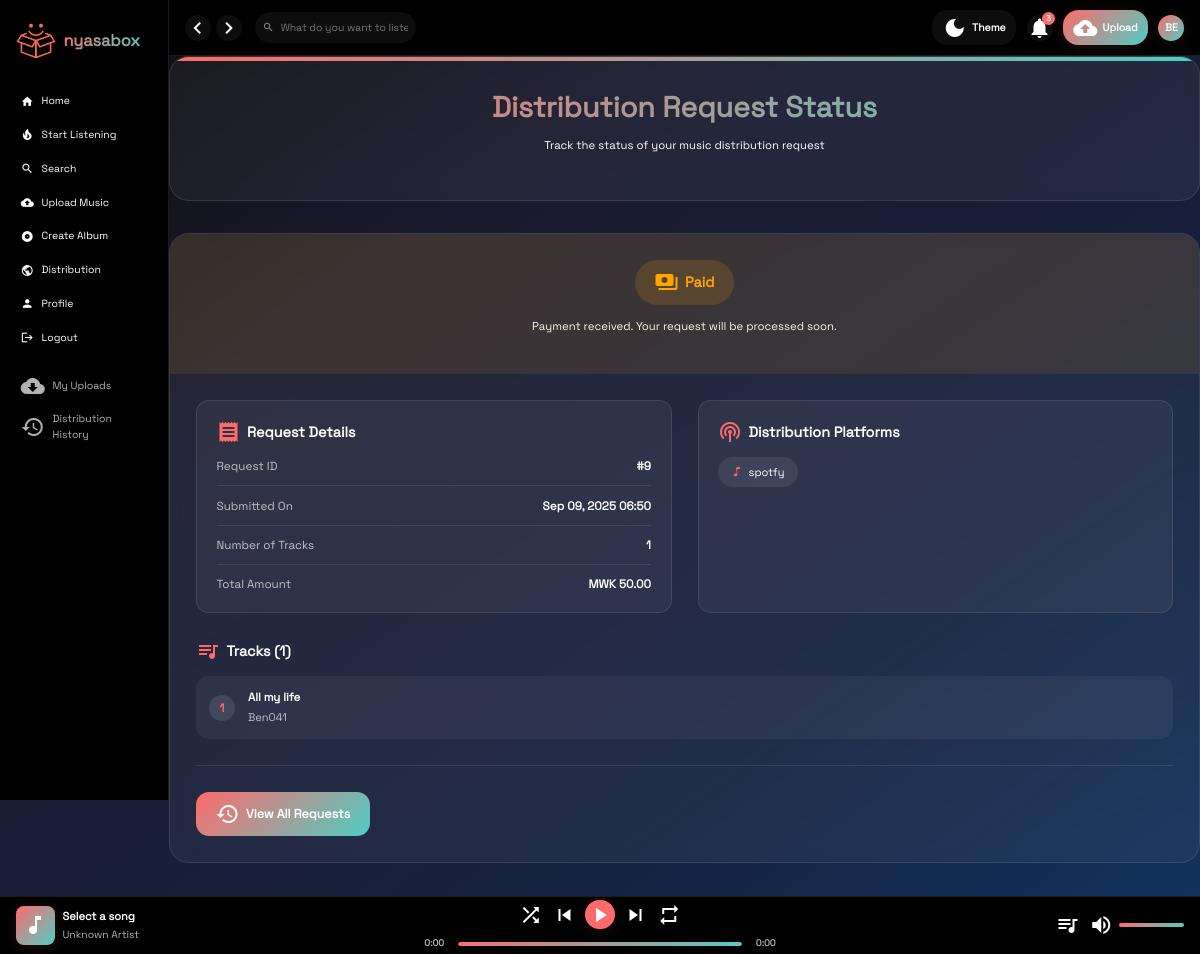
/status/9/ (signed in), run on the app's committed database.
### core/models.py (models this page shows, shortened)
class DistributionRequest(models.Model):
    STATUS_CHOICES = (
        ('pending', 'Pending Payment'),
        ('paid', 'Paid'),
        ('processing', 'Processing'),
        ('distributed', 'Distributed'),
        ('rejected', 'Rejected'),
        ('cancelled', 'Cancelled'),
    )
    artist = models.ForeignKey(User, on_delete=models.CASCADE, related_name='distribution_requests')
    tracks = models.ManyToManyField(Track, related_name='distribution_requests')
    platforms = models.ManyToManyField(DistributionPlatform, related_name='distribution_requests')
    requested_at = models.DateTimeField(auto_now_add=True)
    status = models.CharField(max_length=20, choices=STATUS_CHOICES, default='pending')
    total_amount = models.DecimalField(max_digits=10, decimal_places=2, default=0.00)
    payment_reference = models.CharField(max_length=100, blank=True)
    payment_date = models.DateTimeField(null=True, blank=True)
    distributed_date = models.DateTimeField(null=True, blank=True)
    class Meta:
        indexes = [
            models.Index(fields=['artist'], name='idx_distribution_artist'),
            models.Index(fields=['requested_at'], name='idx_distribution_requested_at'),
            models.Index(fields=['status'], name='idx_distribution_status'),
        ]

class DistributionPlatform(models.Model):
    name = models.CharField(max_length=100)
    logo = models.ImageField(upload_to='platform_logos/', blank=True, null=True)
    description = models.TextField(blank=True)
    ref_id = models.CharField(max_length=50, blank=True)  # Add ref_id for PayChangu integration
    is_active = models.BooleanField(default=True)
    class Meta:
        indexes = [
            models.Index(fields=['name'], name='idx_platform_name'),
        ]

class Track(models.Model):
    title = models.CharField(max_length=200)
    slug = models.SlugField(unique=True, max_length=200)
    album = models.ForeignKey(Album, on_delete=models.CASCADE, related_name='tracks', null=True, blank=True)
    artist = models.CharField(max_length=200)
    genre = models.CharField(max_length=20, choices=GENRE_CHOICES, blank=True)
    audio_file = models.FileField(upload_to='tracks/')
    cover_art = models.ImageField(upload_to='track_covers/')
    duration = models.DurationField(blank=True, null=True)
    track_number = models.PositiveIntegerField(null=True, blank=True)
    uploader = models.ForeignKey(User, on_delete=models.CASCADE)
    created_at = models.DateTimeField(auto_now_add=True)
    updated_at = models.DateTimeField(auto_now=True)
    downloads = models.PositiveIntegerField(default=0)
    likes = models.ManyToManyField(User, related_name='liked_tracks', blank=True)
    class Meta:
        indexes = [
            models.Index(fields=['slug'], name='idx_track_slug'),
            models.Index(fields=['created_at'], name='idx_track_created_at'),
            models.Index(fields=['uploader'], name='idx_track_uploader'),
            models.Index(fields=['downloads'], name='idx_track_downloads'),
        ]

### core/views.py (the view)
# urls.py: path('status/<int:request_id>/', views.distribution_status, name='distribution_status'),
@login_required
def distribution_status(request, request_id):
    distribution_request = get_object_or_404(DistributionRequest, id=request_id, artist=request.user)
    return render(request, 'distribution/status.html', {'distribution_request': distribution_request})

### core/templates/distribution/status.html (shortened to what this page needs)
{% extends 'base.html' %}
{% load static %}
{% block content %}
<div class="status-container">
    <div class="status-header">
        <h1 class="status-title">Distribution Request Status</h1>
        <p class="status-subtitle">Track the status of your music distribution request</p>
    </div>
    <div class="status-card">
        <div class="status-banner status-{{ distribution_request.status }}">
            <div class="status-badge status-{{ distribution_request.status }}">
                <span class="material-icons">
                </span>
                {{ distribution_request.get_status_display }}
            </div>
            <p class="status-message">
                {% if distribution_request.status == 'distributed' %}
                    Your music is now live on all selected platforms!
                {% elif distribution_request.status == 'processing' %}
                    Your request is being processed. This usually takes 3-5 business days.
                {% elif distribution_request.status == 'paid' %}
                    Payment received. Your request will be processed soon.
                {% elif distribution_request.status == 'rejected' %}
                    Your request was rejected. Please check the requirements and try again.
                {% else %}
                    Awaiting payment to process your distribution request.
                {% endif %}
            </p>
        </div>
        <div class="status-details">
            <div class="details-grid">
                <div class="detail-section">
                    <h3 class="detail-title">
                        <span class="material-icons">receipt</span>
                        Request Details
                    </h3>
                    <ul class="detail-list">
                        <li class="detail-item">
                            <span class="detail-label">Request ID</span>
                            <span class="detail-value">#{{ distribution_request.id }}</span>
                        </li>
                        <li class="detail-item">
                            <span class="detail-label">Submitted On</span>
                            <span class="detail-value">{{ distribution_request.requested_at|date:"M d, Y H:i" }}</span>
                        </li>
                        <li class="detail-item">
                            <span class="detail-label">Number of Tracks</span>
                            <span class="detail-value">{{ distribution_request.tracks.count }}</span>
                        </li>
                        <li class="detail-item">
                            <span class="detail-label">Total Amount</span>
                            <span class="detail-value">MWK {{ distribution_request.total_amount|floatformat:2 }}</span>
                        </li>
                    </ul>
                </div>
                <div class="detail-section">
                    <h3 class="detail-title">
                        <span class="material-icons">podcasts</span>
                        Distribution Platforms
                    </h3>
                    <div class="platform-badges">
                        {% for platform in distribution_request.platforms.all %}
                        <span class="platform-badge">
                            <i class="bi bi-music-note"></i>
                            {{ platform.name }}
                        </span>
                        {% endfor %}
                    </div>
                </div>
            </div>
            <div class="tracks-list">
                <h3 class="detail-title">
                    <span class="material-icons">queue_music</span>
                    Tracks ({{ distribution_request.tracks.count }})
                </h3>
                {% for track in distribution_request.tracks.all %}
                <div class="track-item">
                    <div class="track-number">{{ forloop.counter }}</div>
                    <div class="track-info">
                        <div class="track-title">{{ track.title }}</div>
                        <div class="track-artist">{{ track.artist }}</div>
                    </div>
                </div>
                {% endfor %}
            </div>
            <div class="status-actions">
                <a href="{% url 'distribution_history' %}" class="action-btn btn-primary">
                    <span class="material-icons">history</span>
                    View All Requests
                </a>
            </div>
        </div>
    </div>
</div>
{% endblock %}

### core/templates/base.html (shortened to what this page needs)
{% load static %}
<!DOCTYPE html>
<html lang="en">
<head>
    <link href="https://cdn.jsdelivr.net/npm/bootstrap-icons@1.10.0/font/bootstrap-icons.css" rel="stylesheet">
    <link href="https://cdn.jsdelivr.net/npm/bootstrap@5.3.0/dist/css/bootstrap.min.css" rel="stylesheet">
    <link href="https://cdn.jsdelivr.net/npm/bootstrap-icons@1.10.0/font/bootstrap-icons.css" rel="stylesheet">
</head>
<body>
    <div class="app">
        <div class="sidebar" id="sidebar">
            <div class="logo">
                <img src="{% static 'log.png' %}" style="width:40px" alt="NyasaBox">
                <div class="logo-text">nyasabox</div>
            </div>
            <div class="nav-section">
                <div class="nav-item {% if request.path == '/' %}active{% endif %}">
                    <span class="material-icons">home</span>
                    <a href="{% url 'website' %}">Home</a>
                </div>
                  <div class="nav-item {% if request.path == '/' %}active{% endif %}">
                    <span class="material-icons">local_fire_department</span>
                    <a href="{% url 'index' %}">Start Listening</a>
                </div>
                <div class="nav-item">
                    <span class="material-icons">search</span>
                    <a href="{% url 'search' %}">Search</a>
                </div>
                {% if user.is_authenticated %}
                {% if user.profile.is_artist and user.profile.artist_status == 'verified' %}
                <div class="nav-item">
                    <span class="material-icons">cloud_upload</span>
                    <a href="{% url 'upload' %}">Upload Music</a>
                </div>
                <div class="nav-item">
                    <span class="material-icons">album</span>
                    <a href="{% url 'upload' %}">Create Album</a>
                </div>
                <div class="nav-item">
                    <span class="material-icons">public</span>
                    <a href="{% url 'distribution_request' %}">Distribution</a>
                </div>
                {% else %}
                <div class="nav-item">
                    <span class="material-icons">star</span>
                    <a href="{% url 'become_artist' %}">Become an Artist</a>
                </div>
                {% endif %}
                <div class="nav-item">
                    <span class="material-icons">person</span>
                    <a href="{% url 'profile' %}">Profile</a>
                </div>
                <div class="nav-item">
                    <span class="material-icons">logout</span>
                    <a href="{% url 'logout' %}">Logout</a>
                </div>
                {% endif %}
                <div class="playlists">
                    {% if user.is_authenticated %}
                    {% if user.profile.is_artist and user.profile.artist_status == 'verified' %}
                    <div class="playlist-item">
                        <span class="material-icons">cloud_download</span>
                        <a href="{% url 'my_uploads' %}">My Uploads</a>
                    </div>
                    <div class="playlist-item">
                        <span class="material-icons">history</span>
                        <a href="{% url 'distribution_history' %}">Distribution History</a>
                    </div>
                    {% endif %}
                    {% endif %}
                </div>
            </div>
        </div>
        <div class="main-content">
            <div class="header">
                <div class="header-left">
                    <div class="nav-arrows">
                        <button class="nav-arrow" id="backBtn">
                            <span class="material-icons">chevron_left</span>
                        </button>
                        <button class="nav-arrow" id="forwardBtn">
                            <span class="material-icons">chevron_right</span>
                        </button>
                    </div>
                    <div class="search-container">
                        <span class="material-icons search-icon">search</span>
                        <input type="text" class="search-input" placeholder="What do you want to listen to?" id="searchInput">
                    </div>
                </div>
                <div class="header-right">
                    <button class="theme-toggle" id="themeToggle">
                        <span class="material-icons">dark_mode</span>
                        <span>Theme</span>
                    </button>
                    {% if user.is_authenticated %}
                    <div class="notification-container">
                        <button class="notification-icon" id="notificationButton">
                            <span class="material-icons">notifications</span>
                            <span class="notification-badge">3</span>
                        </button>
                    </div>
                    {% if user.profile.is_artist and user.profile.artist_status == 'verified' %}
                    <button class="upload-btn" onclick="window.location.href='{% url 'upload' %}'">
                        <span class="material-icons">cloud_upload</span>
                        <span>Upload</span>
                    </button>
                    {% endif %}
                    <div class="user-dropdown">
                        <div class="user-avatar" id="userAvatar">
                            {{ user.username|slice:":2"|upper }}
                        </div>
                    </div>
                    {% else %}
                    <button class="upload-btn" onclick="window.location.href='{% url 'login' %}'">
                        <span class="material-icons">login</span>
                        <span>Login</span>
                    </button>
                    {% endif %}
                </div>
            </div>
            {% block content %}
            {% endblock %}
        </div>
    </div>
    <div class="player" id="player">
        <div class="player-left">
            <div class="current-cover" id="currentCover">
                <span class="material-icons">music_note</span>
            </div>
            <div class="current-info">
                <div class="current-title" id="currentTitle">Select a song</div>
                <div class="current-artist" id="currentArtist">Unknown Artist</div>
            </div>
        </div>
        <div class="player-center">
            <div class="player-controls">
                <button class="control-btn" id="shuffleBtn" title="Shuffle">
                    <span class="material-icons">shuffle</span>
                </button>
                <button class="control-btn" id="prevBtn" title="Previous">
                    <span class="material-icons">skip_previous</span>
                </button>
                <button class="control-btn play-pause-btn" id="playPauseBtn" title="Play/Pause">
                    <span class="material-icons">play_arrow</span>
                </button>
                <button class="control-btn" id="nextBtn" title="Next">
                    <span class="material-icons">skip_next</span>
                </button>
                <button class="control-btn" id="repeatBtn" title="Repeat">
                    <span class="material-icons">repeat</span>
                </button>
            </div>
            <div class="progress-container">
                <span class="time" id="currentTime">0:00</span>
                <div class="progress-bar" id="progressBar">
                    <div class="progress" id="progress"></div>
                </div>
                <span class="time" id="totalTime">0:00</span>
            </div>
        </div>
        <div class="player-right">
            <button class="control-btn" id="queueBtn" title="Queue">
                <span class="material-icons">queue_music</span>
            </button>
            <div class="volume-container">
                <button class="control-btn" id="volumeBtn" title="Volume">
                    <span class="material-icons">volume_up</span>
                </button>
                <div class="volume-bar" id="volumeBar">
                    <div class="volume-progress" id="volumeProgress"></div>
                </div>
            </div>
        </div>
    </div>
</body>
</html>

### data on the page
DistributionRequest: status "Paid", id "9", requested_at "Sep 09, 2025 06:50", tracks.count "1", total_amount "50.00"
DistributionPlatform: name "spotfy"
Track: title "All my life", artist "Ben041"

### other printed values
{{ user.username|slice:":2"|upper }} "BE"
